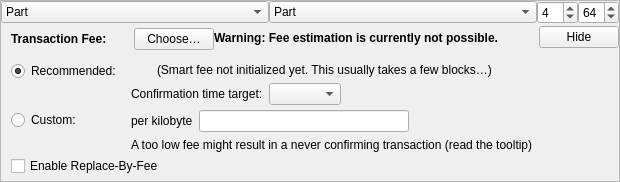
    <widget class="QFrame" name="frameFee">
     <property name="sizePolicy">
      <sizepolicy hsizetype="Expanding" vsizetype="Expanding">
       <horstretch>0</horstretch>
       <verstretch>0</verstretch>
      </sizepolicy>
     </property>
     <property name="maximumSize">
      <size>
       <width>16777215</width>
       <height>16777215</height>
      </size>
     </property>
     <property name="frameShape">
      <enum>QFrame::StyledPanel</enum>
     </property>
     <property name="frameShadow">
      <enum>QFrame::Sunken</enum>
     </property>
     <layout class="QVBoxLayout" name="verticalLayoutFee1">
      <property name="spacing">
       <number>0</number>
      </property>
      <property name="leftMargin">
       <number>0</number>
      </property>
      <property name="topMargin">
       <number>0</number>
      </property>
      <property name="rightMargin">
       <number>0</number>
      </property>
      <property name="bottomMargin">
       <number>0</number>
      </property>
      <item>
       <layout class="QHBoxLayout" name="horizontalLayout_3">
        <item>
         <widget class="QComboBox" name="cbxTypeFrom">
          <property name="toolTip">
           <string>Balance type to send from.</string>
          </property>
          <item>
           <property name="text">
            <string>Part</string>
           </property>
          </item>
          <item>
           <property name="text">
            <string>Blind</string>
           </property>
          </item>
          <item>
           <property name="text">
            <string>Anon</string>
           </property>
          </item>
         </widget>
        </item>
        <item>
         <widget class="QComboBox" name="cbxTypeTo">
          <property name="toolTip">
           <string>Balance type to send to.</string>
          </property>
          <item>
           <property name="text">
            <string>Part</string>
           </property>
          </item>
          <item>
           <property name="text">
            <string>Blind</string>
           </property>
          </item>
          <item>
           <property name="text">
            <string>Anon</string>
           </property>
          </item>
         </widget>
        </item>
        <item>
         <widget class="QSpinBox" name="spinRingSize">
          <property name="sizePolicy">
           <sizepolicy hsizetype="Fixed" vsizetype="Fixed">
            <horstretch>0</horstretch>
            <verstretch>0</verstretch>
           </sizepolicy>
          </property>
          <property name="minimum">
           <number>3</number>
          </property>
          <property name="maximum">
           <number>32</number>
          </property>
          <property name="value">
           <number>4</number>
          </property>
          <property name="toolTip">
           <string>Ring size for RCT txns.</string>
          </property>
         </widget>
        </item>
        <item>
         <widget class="QSpinBox" name="spinMaxInputs">
          <property name="sizePolicy">
           <sizepolicy hsizetype="Fixed" vsizetype="Fixed">
            <horstretch>0</horstretch>
            <verstretch>0</verstretch>
           </sizepolicy>
          </property>
          <property name="minimum">
           <number>1</number>
          </property>
          <property name="value">
           <number>64</number>
          </property>
          <property name="toolTip">
           <string>Inputs per RCT proof.</string>
          </property>
         </widget>
        </item>
       </layout>
      </item>
      <item>
       <layout class="QVBoxLayout" name="verticalLayoutFee2" stretch="0,0,0">
        <property name="spacing">
         <number>0</number>
        </property>
        <property name="leftMargin">
         <number>10</number>
        </property>
        <property name="topMargin">
         <number>0</number>
        </property>
        <item>
         <layout class="QHBoxLayout" name="horizontalLayoutFee1">
          <property name="bottomMargin">
           <number>0</number>
          </property>
          <item>
           <layout class="QVBoxLayout" name="verticalLayoutFee7">
            <property name="spacing">
             <number>0</number>
            </property>
            <item>
             <spacer name="verticalSpacerSmartFee">
              <property name="orientation">
               <enum>Qt::Vertical</enum>
              </property>
              <property name="sizeType">
               <enum>QSizePolicy::Fixed</enum>
              </property>
              <property name="sizeHint" stdset="0">
               <size>
                <width>1</width>
                <height>4</height>
               </size>
              </property>
             </spacer>
            </item>
            <item>
             <layout class="QHBoxLayout" name="horizontalLayoutSmartFee">
              <property name="spacing">
               <number>10</number>
              </property>
              <item>
               <widget class="QLabel" name="labelFeeHeadline">
                <property name="sizePolicy">
                 <sizepolicy hsizetype="Preferred" vsizetype="Maximum">
                  <horstretch>0</horstretch>
                  <verstretch>0</verstretch>
                 </sizepolicy>
                </property>
                <property name="font">
                 <font>
                  <weight>75</weight>
                  <bold>true</bold>
                 </font>
                </property>
                <property name="styleSheet">
                 <string notr="true">font-weight:bold;</string>
                </property>
                <property name="text">
                 <string>Transaction Fee:</string>
                </property>
               </widget>
              </item>
              <item>
               <widget class="QLabel" name="labelFeeMinimized">
                <property name="text">
                 <string/>
                </property>
               </widget>
              </item>
              <item>
               <widget class="QPushButton" name="buttonChooseFee">
                <property name="text">
                 <string>Choose…</string>
                </property>
               </widget>
              </item>
             </layout>
            </item>
            <item>
             <spacer name="verticalSpacer_5">
              <property name="orientation">
               <enum>Qt::Vertical</enum>
              </property>
              <property name="sizeHint" stdset="0">
               <size>
                <width>1</width>
                <height>1</height>
               </size>
              </property>
             </spacer>
            </item>
           </layout>
          </item>
          <item>
           <widget class="QLabel" name="fallbackFeeWarningLabel">
            <property name="toolTip">
             <string>Using the fallbackfee can result in sending a transaction that will take several hours or days (or never) to confirm. Consider choosing your fee manually or wait until you have validated the complete chain.</string>
            </property>
            <property name="font">
            <font>
                <weight>75</weight>
                <bold>true</bold>
            </font>
            </property>
            <property name="text">
             <string>Warning: Fee estimation is currently not possible.</string>
            </property>
            <property name="wordWrap">
             <bool>false</bool>
            </property>
           </widget>
          </item>
          <item>
           <spacer name="horizontalSpacer_4">
            <property name="orientation">
             <enum>Qt::Horizontal</enum>
            </property>
            <property name="sizeType">
             <enum>QSizePolicy::MinimumExpanding</enum>
            </property>
            <property name="sizeHint" stdset="0">
             <size>
              <width>40</width>
              <height>20</height>
             </size>
            </property>
           </spacer>
          </item>
          <item>
           <widget class="QPushButton" name="buttonMinimizeFee">
            <property name="toolTip">
             <string>Hide transaction fee settings</string>
            </property>
            <property name="text">
             <string>Hide</string>
            </property>
           </widget>
          </item>
         </layout>
        </item>
        <item>
         <widget class="QFrame" name="frameFeeSelection">
          <layout class="QVBoxLayout" name="verticalLayoutFee12">
           <property name="spacing">
            <number>0</number>
           </property>
           <property name="leftMargin">
            <number>0</number>
           </property>
           <property name="topMargin">
            <number>0</number>
           </property>
           <property name="rightMargin">
            <number>0</number>
           </property>
           <property name="bottomMargin">
            <number>0</number>
           </property>
           <item>
            <layout class="QGridLayout" name="gridLayoutFee">
             <property name="topMargin">
              <number>10</number>
             </property>
             <property name="bottomMargin">
              <number>4</number>
             </property>
             <property name="horizontalSpacing">
              <number>10</number>
             </property>
             <property name="verticalSpacing">
              <number>4</number>
             </property>
             <item row="1" column="1">
              <layout class="QVBoxLayout" name="verticalLayoutFee8">
               <property name="spacing">
                <number>6</number>
               </property>
               <item>
                <layout class="QHBoxLayout" name="horizontalLayoutFee13">
                 <item>
                  <widget class="QLabel" name="labelCustomPerKilobyte">
                   <property name="toolTip">
                    <string>Specify a custom fee per kB (1,000 bytes) of the transaction's virtual size.

Note:  Since the fee is calculated on a per-byte basis, a fee rate of "100 satoshis per kvB" for a transaction size of 500 virtual bytes (half of 1 kvB) would ultimately yield a fee of only 50 satoshis.</string>
                   </property>
                   <property name="text">
                    <string>per kilobyte</string>
                   </property>
                  </widget>
                 </item>
                 <item>
                  <widget class="BitcoinAmountField" name="customFee"/>
                 </item>
                 <item>
                  <spacer name="horizontalSpacer_6">
                   <property name="orientation">
                    <enum>Qt::Horizontal</enum>
                   </property>
                   <property name="sizeHint" stdset="0">
                    <size>
                     <width>1</width>
                     <height>1</height>
                    </size>
                   </property>
                  </spacer>
                 </item>
                </layout>
               </item>
               <item>
                <layout class="QHBoxLayout" name="horizontalLayoutFee8">
                 <item>
                  <widget class="QLabel" name="labelCustomFeeWarning">
                   <property name="enabled">
                    <bool>true</bool>
                   </property>
                   <property name="toolTip">
                    <string>When there is less transaction volume than space in the blocks, miners as well as relaying nodes may enforce a minimum fee. Paying only this minimum fee is just fine, but be aware that this can result in a never confirming transaction once there is more demand for falcon transactions than the network can process.</string>
                   </property>
                   <property name="text">
                    <string>A too low fee might result in a never confirming transaction (read the tooltip)</string>
                   </property>
                  </widget>
                 </item>
                 <item>
                  <spacer name="horizontalSpacer_2">
                   <property name="orientation">
                    <enum>Qt::Horizontal</enum>
                   </property>
                   <property name="sizeHint" stdset="0">
                    <size>
                     <width>1</width>
                     <height>1</height>
                    </size>
                   </property>
                  </spacer>
                 </item>
                </layout>
               </item>
              </layout>
             </item>
             <item row="0" column="0">
              <layout class="QVBoxLayout" name="verticalLayoutFee4" stretch="0,1">
               <item>
                <widget class="QRadioButton" name="radioSmartFee">
                 <property name="text">
                  <string>Recommended:</string>
                 </property>
                 <property name="checked">
                  <bool>true</bool>
                 </property>
                 <attribute name="buttonGroup">
                  <string notr="true">groupFee</string>
                 </attribute>
                </widget>
               </item>
               <item>
                <spacer name="verticalSpacer_2">
                 <property name="orientation">
                  <enum>Qt::Vertical</enum>
                 </property>
                 <property name="sizeHint" stdset="0">
                  <size>
                   <width>1</width>
                   <height>1</height>
                  </size>
                 </property>
                </spacer>
               </item>
              </layout>
             </item>
             <item row="1" column="0">
              <layout class="QVBoxLayout" name="verticalLayoutFee9" stretch="0,1">
               <item>
                <widget class="QRadioButton" name="radioCustomFee">
                 <property name="text">
                  <string>Custom:</string>
                 </property>
                 <attribute name="buttonGroup">
                  <string notr="true">groupFee</string>
                 </attribute>
                </widget>
               </item>
               <item>
                <spacer name="verticalSpacer_6">
                 <property name="orientation">
                  <enum>Qt::Vertical</enum>
                 </property>
                 <property name="sizeHint" stdset="0">
                  <size>
                   <width>1</width>
                   <height>1</height>
                  </size>
                 </property>
                </spacer>
               </item>
              </layout>
             </item>
             <item row="0" column="1">
              <layout class="QVBoxLayout" name="verticalLayoutFee3" stretch="0,0,1">
               <property name="spacing">
                <number>6</number>
               </property>
               <property name="topMargin">
                <number>2</number>
               </property>
               <item>
                <layout class="QHBoxLayout" name="horizontalLayoutFee12">
                 <item>
                  <widget class="QLabel" name="labelSmartFee">
                   <property name="text">
                    <string/>
                   </property>
                  </widget>
                 </item>
                 <item>
                  <widget class="QLabel" name="labelFeeEstimation">
                   <property name="text">
                    <string/>
                   </property>
                  </widget>
                 </item>
                 <item>
                  <widget class="QLabel" name="labelSmartFee2">
                   <property name="text">
                    <string>(Smart fee not initialized yet. This usually takes a few blocks…)</string>
                   </property>
                  </widget>
                 </item>
                 <item>
                  <spacer name="horizontalSpacer_5">
                   <property name="orientation">
                    <enum>Qt::Horizontal</enum>
                   </property>
                   <property name="sizeHint" stdset="0">
                    <size>
                     <width>1</width>
                     <height>1</height>
                    </size>
                   </property>
                  </spacer>
                 </item>
                </layout>
               </item>
               <item>
                <layout class="QHBoxLayout" name="horizontalLayoutFee9">
                 <item>
                  <layout class="QVBoxLayout" name="verticalLayoutFee6">
                   <item>
                    <widget class="QLabel" name="labelSmartFee3">
                     <property name="text">
                      <string>Confirmation time target:</string>
                     </property>
                    </widget>
                   </item>
                  </layout>
                 </item>
                 <item>
                  <layout class="QVBoxLayout" name="verticalLayoutFee5">
                   <property name="rightMargin">
                    <number>30</number>
                   </property>
                   <item>
                    <layout class="QHBoxLayout" name="horizontalLayoutConfTarget">
                     <property name="bottomMargin">
                      <number>0</number>
                     </property>
                     <item>
                      <widget class="QComboBox" name="confTargetSelector"/>
                     </item>
                     <item>
                      <spacer name="horizontalSpacerConfTarget">
                       <property name="orientation">
                        <enum>Qt::Horizontal</enum>
                       </property>
                       <property name="sizeHint" stdset="0">
                        <size>
                         <width>40</width>
                         <height>20</height>
                        </size>
                       </property>
                      </spacer>
                     </item>
                    </layout>
                   </item>
                  </layout>
                 </item>
                </layout>
               </item>
               <item>
                <spacer name="verticalSpacer_4">
                 <property name="orientation">
                  <enum>Qt::Vertical</enum>
                 </property>
                 <property name="sizeHint" stdset="0">
                  <size>
                   <width>1</width>
                   <height>1</height>
                  </size>
                 </property>
                </spacer>
               </item>
              </layout>
             </item>
            </layout>
           </item>
           <item>
            <widget class="QCheckBox" name="optInRBF">
             <property name="text">
              <string>Enable Replace-By-Fee</string>
             </property>
             <property name="toolTip">
              <string>With Replace-By-Fee (BIP-125) you can increase a transaction's fee after it is sent. Without this, a higher fee may be recommended to compensate for increased transaction delay risk.</string>
             </property>
            </widget>
           </item>
          </layout>
         </widget>
        </item>
        <item>
         <spacer name="verticalSpacerFee">
          <property name="orientation">
           <enum>Qt::Vertical</enum>
          </property>
          <property name="sizeHint" stdset="0">
           <size>
            <width>40</width>
            <height>5</height>
           </size>
          </property>
         </spacer>
        </item>
       </layout>
      </item>
     </layout>
    </widget>
